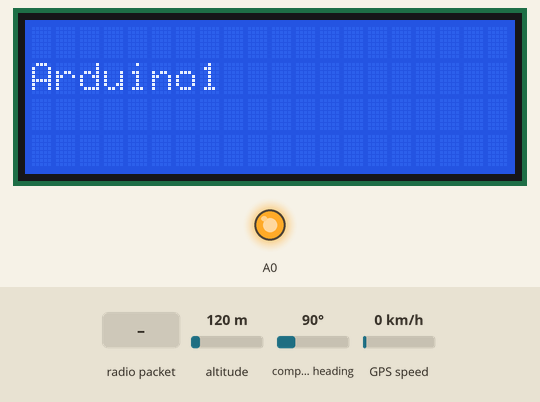
Simulated run of this sketch. Board: Arduino Uno, built with avr-gcc and run on an emulated ATmega328P. On the bench: 20×4 character LCD, output pins drawn as LEDs (lit = HIGH). The test bench sets the inputs (shaded band); at power-on: altitude 120 m, compass heading 90°, GPS speed 0 km/h. The GPS gets a fix after 3 s at 37.7749, -122.4194 with 8 satellites; no radio packets arrive unless stated; what the sketch prints to the serial monitor is not drawn.

Above: at 1.2 s.
1.3 s: radio packet "0" arrives
At 2.3 s:
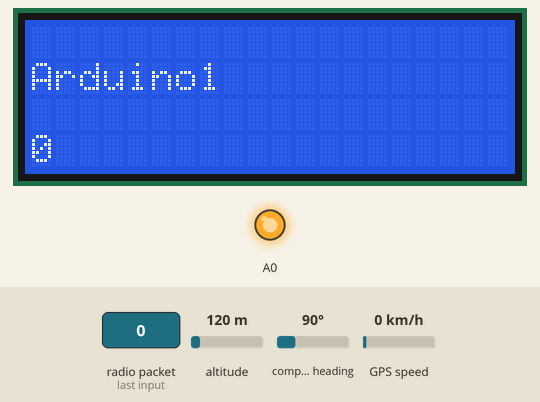
At 4.1 s:
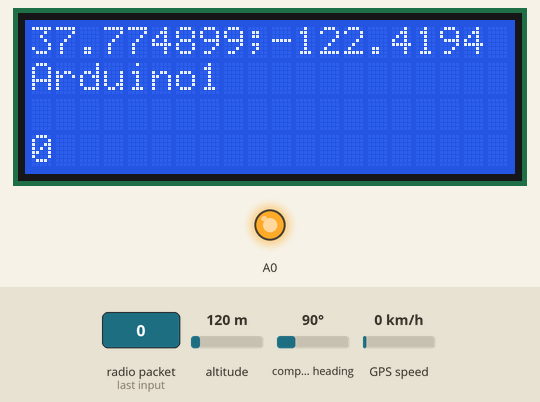
4.7 s: radio packet "2" arrives
Timing chart, 0 to 7.7 s (numbered marks = the images above; inputs shaded):
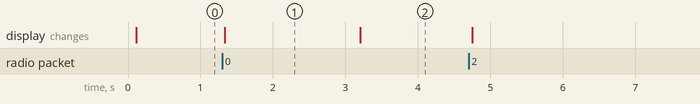

The sketch:

Node1.ino
```cpp
// Arduino_1 Coding

#include <SPI.h> // for SPI communication

#include <nRF24L01.h>

#include <RF24.h>

#include <SoftwareSerial.h>
#include <TinyGPS.h>
#include <Wire.h>
#include <LiquidCrystal_I2C.h>

LiquidCrystal_I2C lcd(0x27,20,4);

float lat,lon;                          // create variable for latitude and longitude object
SoftwareSerial gpsSerial(2,3);         //tx,rx
TinyGPS gps;                            // create gps object

RF24 radio(4,5); // CE, CSN

const uint64_t rAddress1 = {0x7878787878LL};
const uint64_t rAddress2 = {0xB3B4B5B6CDLL};
const uint64_t rAddress3 = {0xB3B4B5B6F1LL};

char lati[10],longi[10];
char loca[25];
char text2[100];
char text3[100];

String textt1,textt2,textt3,textt4;

void setup() {
Serial.begin(9600);

analogWrite(A0,255);

lcd.init();                            // initialize the lcd
lcd.backlight();                     // Print a message to the LCD.

gpsSerial.begin(9600);             // connect gps sensor

radio.begin();

radio.openWritingPipe(rAddress1);
radio.openReadingPipe(0,rAddress2);
radio.openReadingPipe(1,rAddress3);
radio.setPALevel(RF24_PA_MIN);

radio.stopListening();

}

void loop() {

char text1[] = "Arduino1"; // you can customize this text to your wish
radio.write(&text1, sizeof(text1));
delay(5);
 while (gpsSerial.available())
    {                                         // check for gps data
       if(gps.encode(gpsSerial.read()))          // encode gps data
       {
         gps.f_get_position(&lat,&lon);            // get latitude and longitude
         String latitude = String(lat,6);
         String longitude = String(lon,6);
         latitude.toCharArray(lati,10);
         longitude.toCharArray(longi,10);
         strcpy(loca,lati);
         strcat(loca,";");
         strcat(loca,longi);
         Serial.println(loca);
         radio.write(&loca, sizeof(loca));
         delay(5);
       }
    }

byte pipenum;
radio.startListening();
if (radio.available(&pipenum) || !radio.available()) { // if nrf has any incoming data
if (pipenum == 0)
{

   radio.read(&text2, sizeof(text2));
   delay(5);
   Serial.println(pipenum);
   Serial.println(text2);
   delay(5);
}
else
{

  radio.read(&text3, sizeof(text3));
  delay(5);
  Serial.println(pipenum);
  Serial.println(text3);
  delay(5);
}
radio.stopListening();
}
textt1 = String(loca);
textt2 = String(text1);
textt3 = String(text2);
textt4 = String(text3);

Display(textt1,textt2,textt3,textt4);
}

void Display(String texts1,String texts2,String texts3, String texts4)
{
  String space = "                     ";
  String msg1,msg2,msg3,msg4;

  if (texts1.length() <= 20)
  {
    lcd.setCursor(0,0);
    lcd.print(texts1);
    msg1 = "null";
  }
  else
  {
    msg1 = space + texts1 + space;
  }

  if (texts2.length() <= 20)
  {
    lcd.setCursor(0,1);
    lcd.print(texts2);
    msg2 = "null";
  }
  else
  {
    msg2 = space + texts2 + space;
  }

  if (texts3.length() <= 20)
  {
    lcd.setCursor(0,2);
    lcd.print(texts3);
    msg3 = "null";
  }
   else
  {
    msg3 = space + texts3 + space;
  }

  if (texts4.length() <= 20)
  {
    lcd.setCursor(0,3);
    lcd.print(texts4);
    msg4 = "null";
  }
   else
  {
    msg4 = space + texts4 + space;
  }

  int maxi = max(max(msg1.length(),msg2.length()),max(msg3.length(),msg4.length()));

  for(int i = 20;i < maxi;i++)
  {
    if (msg1 != "null")
    {
    String msgs1 = msg1.substring(i-20,i);
    lcd.setCursor(0,0);
    lcd.print(msgs1);
    delay(250);
    }

    if (msg2 != "null")
    {
    String msgs2 = msg2.substring(i-20,i);
    lcd.setCursor(0,1);
    lcd.print(msgs2);
    delay(250);
    }

    if (msg3 != "null")
    {
    String msgs3 = msg3.substring(i-20,i);
    lcd.setCursor(0,2);
    lcd.print(msgs3);
    delay(250);
    }

    if (msg4 != "null")
    {
    String msgs4 = msg4.substring(i-20,i);
    lcd.setCursor(0,3);
    lcd.print(msgs4);
    delay(250);
    }
  }
}
```

Measured:
- after the input at 1.3 s, the display: changes at once (image 1)
- what the display in image 1 shows lasts 1.9 s, from 1.3 s to 3.2 s
